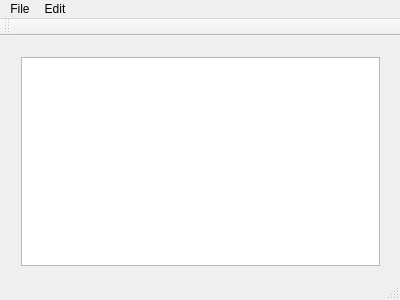
<?xml version="1.0" encoding="UTF-8"?>
<ui version="4.0">
 <class>MainWindow</class>
 <widget class="QMainWindow" name="MainWindow">
  <property name="geometry">
   <rect>
    <x>0</x>
    <y>0</y>
    <width>400</width>
    <height>300</height>
   </rect>
  </property>
  <property name="windowTitle">
   <string>The best notepad ever</string>
  </property>
  <property name="windowIcon">
   <iconset resource="resources.qrc">
    <normaloff>:/images/Images/notepad.png</normaloff>:/images/Images/notepad.png</iconset>
  </property>
  <widget class="QWidget" name="centralWidget">
   <widget class="QWidget" name="verticalLayoutWidget">
    <property name="geometry">
     <rect>
      <x>10</x>
      <y>10</y>
      <width>381</width>
      <height>231</height>
     </rect>
    </property>
    <layout class="QVBoxLayout" name="verticalLayout">
     <item>
      <widget class="QTextEdit" name="textEdit"/>
     </item>
    </layout>
   </widget>
  </widget>
  <widget class="QMenuBar" name="menuBar">
   <property name="geometry">
    <rect>
     <x>0</x>
     <y>0</y>
     <width>400</width>
     <height>21</height>
    </rect>
   </property>
   <widget class="QMenu" name="menuFile">
    <property name="title">
     <string>File</string>
    </property>
    <addaction name="actionNew"/>
    <addaction name="actionOpen"/>
    <addaction name="actionSave_as"/>
    <addaction name="actionPrint"/>
    <addaction name="actionExit"/>
   </widget>
   <widget class="QMenu" name="menuEdit">
    <property name="title">
     <string>Edit</string>
    </property>
    <addaction name="actionCopy"/>
    <addaction name="actionPaste"/>
    <addaction name="actionCut"/>
    <addaction name="actionUndo"/>
    <addaction name="actionRedo"/>
   </widget>
   <addaction name="menuFile"/>
   <addaction name="menuEdit"/>
  </widget>
  <widget class="QToolBar" name="mainToolBar">
   <attribute name="toolBarArea">
    <enum>TopToolBarArea</enum>
   </attribute>
   <attribute name="toolBarBreak">
    <bool>false</bool>
   </attribute>
  </widget>
  <widget class="QStatusBar" name="statusBar"/>
  <action name="actionNew">
   <property name="icon">
    <iconset resource="resources.qrc">
     <normaloff>:/images/Images/new-file.png</normaloff>:/images/Images/new-file.png</iconset>
   </property>
   <property name="text">
    <string>New</string>
   </property>
  </action>
  <action name="actionOpen">
   <property name="icon">
    <iconset resource="resources.qrc">
     <normaloff>:/images/Images/open-folder-outline.png</normaloff>:/images/Images/open-folder-outline.png</iconset>
   </property>
   <property name="text">
    <string>Open</string>
   </property>
  </action>
  <action name="actionSave_as">
   <property name="icon">
    <iconset resource="resources.qrc">
     <normaloff>:/images/Images/save.png</normaloff>:/images/Images/save.png</iconset>
   </property>
   <property name="text">
    <string>Save as</string>
   </property>
  </action>
  <action name="actionPrint">
   <property name="icon">
    <iconset resource="resources.qrc">
     <normaloff>:/images/Images/print.png</normaloff>:/images/Images/print.png</iconset>
   </property>
   <property name="text">
    <string>Print</string>
   </property>
  </action>
  <action name="actionExit">
   <property name="icon">
    <iconset resource="resources.qrc">
     <normaloff>:/images/Images/exit.png</normaloff>:/images/Images/exit.png</iconset>
   </property>
   <property name="text">
    <string>Exit</string>
   </property>
  </action>
  <action name="actionCopy">
   <property name="icon">
    <iconset resource="resources.qrc">
     <normaloff>:/images/Images/copy-document.png</normaloff>:/images/Images/copy-document.png</iconset>
   </property>
   <property name="text">
    <string>Copy</string>
   </property>
  </action>
  <action name="actionPaste">
   <property name="icon">
    <iconset>
     <normalon>:/images/Images/paste-from-clipboard.png</normalon>
    </iconset>
   </property>
   <property name="text">
    <string>Paste</string>
   </property>
  </action>
  <action name="actionCut">
   <property name="icon">
    <iconset resource="resources.qrc">
     <normaloff>:/images/Images/scissors.png</normaloff>:/images/Images/scissors.png</iconset>
   </property>
   <property name="text">
    <string>Cut</string>
   </property>
  </action>
  <action name="actionUndo">
   <property name="icon">
    <iconset>
     <normalon>:/images/Images/undo.png</normalon>
    </iconset>
   </property>
   <property name="text">
    <string>Undo</string>
   </property>
  </action>
  <action name="actionRedo">
   <property name="icon">
    <iconset resource="resources.qrc">
     <normaloff>:/images/Images/redo.png</normaloff>:/images/Images/redo.png</iconset>
   </property>
   <property name="text">
    <string>Redo</string>
   </property>
  </action>
 </widget>
 <layoutdefault spacing="6" margin="11"/>
 <resources>
  <include location="resources.qrc"/>
 </resources>
 <connections/>
</ui>
